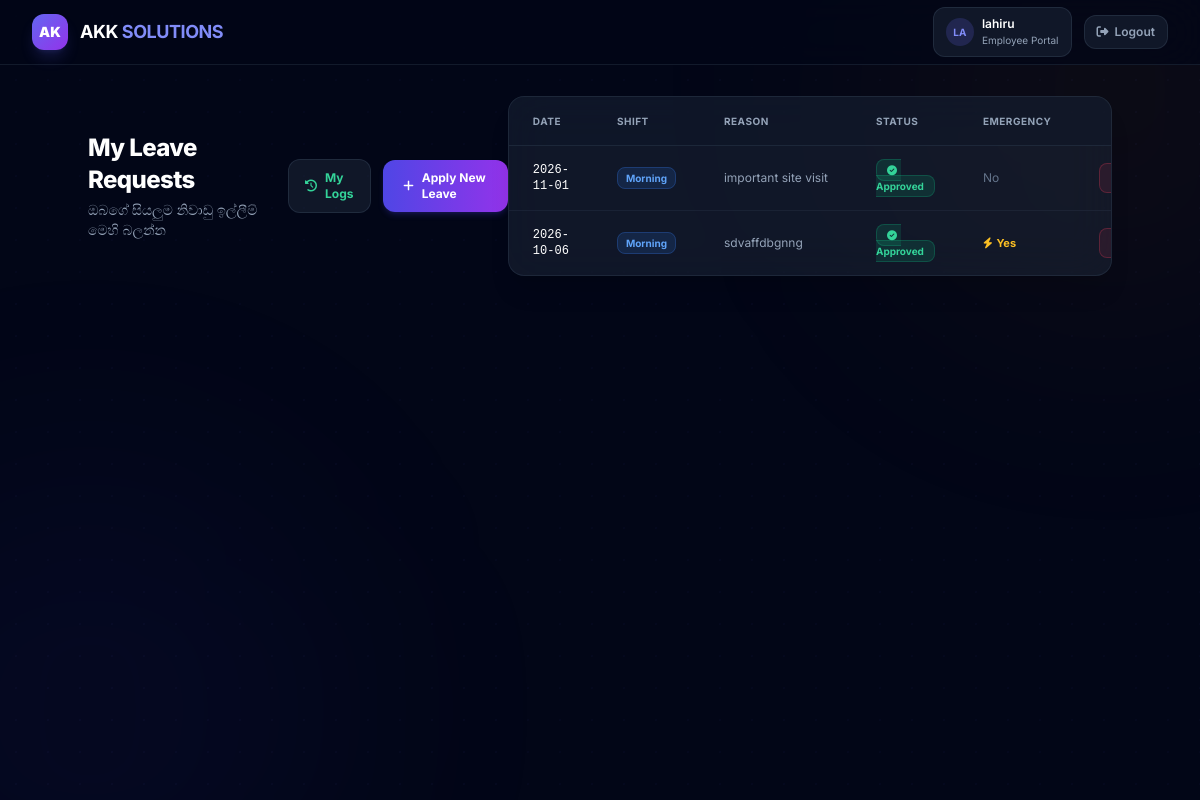
The page /my_leaves.php (signed in) on the database its author committed.
### tables this page shows
CREATE TABLE leave_requests (
        id INTEGER PRIMARY KEY AUTOINCREMENT,
        user_id INTEGER NOT NULL,
        leave_date DATE NOT NULL,
        shift_applied TEXT NOT NULL,
        is_emergency INTEGER DEFAULT 0,
        reason TEXT,
        status TEXT NOT NULL DEFAULT 'Pending',
        created_at DATETIME DEFAULT CURRENT_TIMESTAMP
    );

### auth.php (called while the page is built, shortened)
<?php
function isLoggedIn() {
    return isset($_SESSION['user_id']) && isset($_SESSION['user_role']);
}
function getCurrentUser() {
    return [
        'id' => $_SESSION['user_id'],
        'name' => $_SESSION['user_name'],
        'role' => $_SESSION['user_role']
    ];
}
?>

### my_leaves.php (the view, shortened to what this page needs)
<?php
include 'db.php';
include 'auth.php';
$currentUser = getCurrentUser();
$stmt = $conn->prepare("SELECT lr.*, u.name
                        FROM leave_requests lr
                        JOIN users u ON lr.user_id = u.id
                        WHERE lr.user_id = :uid
                        ORDER BY lr.leave_date DESC");
$stmt->execute([':uid' => $currentUser['id']]);
$requests = $stmt->fetchAll(PDO::FETCH_ASSOC);
?>
<!DOCTYPE html>
<html lang="en">
<head>
    <script src="https://cdn.tailwindcss.com"></script>
    <link rel="stylesheet" href="https://cdnjs.cloudflare.com/ajax/libs/font-awesome/6.4.0/css/all.min.css">
</head>
<body class="bg-slate-950 text-slate-100 min-h-screen antialiased">
    <div class="fixed inset-0 overflow-hidden pointer-events-none z-0">
        <div class="absolute -top-40 -right-40 w-[500px] h-[500px] bg-amber-600/5 rounded-full blur-[120px]"></div>
        <div class="absolute -bottom-40 -left-40 w-[500px] h-[500px] bg-indigo-600/5 rounded-full blur-[120px]"></div>
        <div class="absolute inset-0" style="background-image: radial-gradient(rgba(99, 102, 241, 0.03) 1px, transparent 1px); background-size: 32px 32px;"></div>
    </div>
    <nav class="fixed top-0 inset-x-0 z-50 bg-slate-950/70 backdrop-blur-xl border-b border-slate-800/60">
        <div class="max-w-7xl mx-auto px-4 md:px-8 h-16 flex items-center justify-between">
            <div class="flex items-center gap-3">
                <div class="w-9 h-9 rounded-xl bg-gradient-to-br from-indigo-500 to-purple-600 flex items-center justify-center shadow-lg shadow-indigo-500/20">
                    <span class="text-sm font-black text-white">AK</span>
                </div>
                <span class="text-lg font-bold text-white tracking-tight">AKK <span class="text-indigo-400">SOLUTIONS</span></span>
            </div>
            <div class="flex items-center gap-3">
                <div class="hidden md:flex items-center gap-2 bg-slate-800/50 border border-slate-700/50 rounded-xl px-3 py-2">
                    <div class="w-7 h-7 rounded-full bg-indigo-500/20 flex items-center justify-center text-indigo-400 text-[10px] font-bold">
                        <?= strtoupper(substr($currentUser['name'], 0, 2)); ?>
                    </div>
                    <div class="text-xs">
                        <p class="font-semibold text-white"><?= htmlspecialchars($currentUser['name']); ?></p>
                        <p class="text-[10px] text-slate-400">Employee Portal</p>
                    </div>
                </div>
                <a href="logout.php" class="text-xs font-semibold text-slate-400 hover:text-rose-400 transition bg-slate-800/50 border border-slate-700/50 px-3 py-2 rounded-xl flex items-center gap-1.5">
                    <i class="fa-solid fa-right-from-bracket"></i> <span class="hidden sm:inline">Logout</span>
                </a>
            </div>
        </div>
    </nav>
    <div class="relative z-10 pt-24 pb-12 px-4 md:px-8">
        <div class="max-w-5xl mx-auto space-y-6">
            <div class="flex items-center justify-between">
                <div>
                    <h1 class="text-2xl font-extrabold text-white tracking-tight">My Leave Requests</h1>
                    <p class="text-sm text-slate-400 mt-1">ඔබගේ සියලුම නිවාඩු ඉල්ලීම් මෙහි බලන්න</p>
                </div>
                <div class="flex items-center gap-3">
                <a href="my_logs.php" class="text-xs font-bold bg-slate-800/50 border border-slate-700/50 text-emerald-400 hover:text-emerald-300 px-4 py-2.5 rounded-xl transition flex items-center gap-2">
                    <i class="fa-solid fa-clock-rotate-left"></i> My Logs
                </a>
                <a href="dashboard.php" class="text-xs font-bold bg-gradient-to-r from-indigo-600 to-purple-600 hover:from-indigo-500 hover:to-purple-500 text-white px-5 py-2.5 rounded-xl transition shadow-md shadow-indigo-600/20 flex items-center gap-2">
                    <i class="fa-solid fa-plus"></i> Apply New Leave
                </a>
            </div>
            <div class="card-glass border border-slate-700/40 rounded-2xl overflow-hidden shadow-xl">
                <?php if (count($requests) > 0): ?>
                    <div class="overflow-x-auto">
                        <table class="w-full text-left text-xs">
                            <thead>
                                <tr class="border-b border-slate-700/40 bg-slate-900/30">
                                    <th class="py-4 px-6 text-[10px] font-bold text-slate-400 uppercase tracking-wider">Date</th>
                                    <th class="py-4 px-6 text-[10px] font-bold text-slate-400 uppercase tracking-wider">Shift</th>
                                    <th class="py-4 px-6 text-[10px] font-bold text-slate-400 uppercase tracking-wider">Reason</th>
                                    <th class="py-4 px-6 text-[10px] font-bold text-slate-400 uppercase tracking-wider">Status</th>
                                    <th class="py-4 px-6 text-[10px] font-bold text-slate-400 uppercase tracking-wider">Emergency</th>
                                    <th class="py-4 px-6 text-[10px] font-bold text-slate-400 uppercase tracking-wider text-right">Action</th>
                                </tr>
                            </thead>
                            <tbody class="divide-y divide-slate-700/30">
                                <?php foreach($requests as $row): ?>
                                    <tr class="hover:bg-slate-800/20 transition-colors">
                                        <td class="py-4 px-6 font-mono text-white text-xs"><?= $row['leave_date']; ?></td>
                                        <td class="py-4 px-6">
                                            <span class="px-2 py-1 rounded-lg text-[10px] font-bold <?= $row['shift_applied'] == 'M' ? 'bg-blue-500/15 text-blue-400 border border-blue-500/25' : 'bg-purple-500/15 text-purple-400 border border-purple-500/25'; ?>">
                                                <?= $row['shift_applied'] == 'M' ? 'Morning' : 'Evening'; ?>
                                            </span>
                                        </td>
                                        <td class="py-4 px-6 text-slate-400 max-w-[180px] truncate"><?= htmlspecialchars($row['reason']); ?></td>
                                        <td class="py-4 px-6">
                                            <span class="px-2.5 py-1 rounded-lg font-bold text-[10px]
                                                <?= $row['status'] == 'Approved' ? 'bg-emerald-500/15 text-emerald-400 border border-emerald-500/25' : ($row['status'] == 'Pending' ? 'bg-amber-500/15 text-amber-400 border border-amber-500/25' : 'bg-rose-500/15 text-rose-400 border border-rose-500/25'); ?>">
                                                <i class="fa-solid <?= $row['status'] == 'Approved' ? 'fa-check-circle' : ($row['status'] == 'Pending' ? 'fa-clock' : 'fa-times-circle'); ?> mr-1"></i>
                                                <?= $row['status']; ?>
                                            </span>
                                        </td>
                                        <td class="py-4 px-6">
                                            <?= $row['is_emergency'] ? '<span class="text-amber-400 font-bold text-[11px]"><i class="fa-solid fa-bolt mr-1"></i>Yes</span>' : '<span class="text-slate-500">No</span>'; ?>
                                        </td>
                                        <td class="py-4 px-6 text-right">
                                            <?php if ($row['status'] !== 'Rejected'): ?>
                                                <a href="my_leaves.php?cancel_id=<?= $row['id']; ?>"
                                                    onclick="return confirm('මෙම නිවාඩුව අවලංගු කිරීමට තහවුරු කරන්න?');"
                                                    class="inline-flex items-center gap-1.5 text-rose-400 hover:text-rose-300 font-bold border border-rose-500/25 bg-rose-500/10 hover:bg-rose-500/20 px-3 py-1.5 rounded-lg transition text-[11px]">
                                                </a>
                                            <?php else: ?>
                                                <span class="text-slate-600 text-[11px]">--</span>
                                            <?php endif; ?>
                                        </td>
                                    </tr>
                                <?php endforeach; ?>
                            </tbody>
                        </table>
                    </div>
                <?php endif; ?>
            </div>
        </div>
    </div>
</body>
</html>

### my_leaves.php (style rules this page uses)
* { font-family: 'Inter', sans-serif; }
.card-glass { background: rgba(30, 41, 59, 0.5); backdrop-filter: blur(20px); -webkit-backdrop-filter: blur(20px); }

### rows shown on the page
leave_requests: leave_date "2026-11-01", shift_applied "Morning", reason "important site visit", status "Approved", is_emergency "No"
leave_requests: leave_date "2026-10-06", shift_applied "Morning", reason "sdvaffdbgnng", status "Approved", is_emergency 1 (drawn)

### other values the page prints
substr($currentUser['name'], 0, 2) "LA"
$currentUser['name'] "lahiru"
